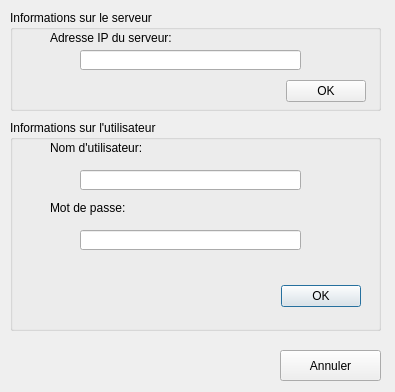
<?xml version="1.0" encoding="UTF-8"?>
<ui version="4.0">
 <class>login</class>
 <widget class="QDialog" name="login">
  <property name="geometry">
   <rect>
    <x>0</x>
    <y>0</y>
    <width>395</width>
    <height>392</height>
   </rect>
  </property>
  <property name="windowTitle">
   <string>Dialog</string>
  </property>
  <widget class="QGroupBox" name="gbLogin">
   <property name="geometry">
    <rect>
     <x>10</x>
     <y>120</y>
     <width>371</width>
     <height>211</height>
    </rect>
   </property>
   <property name="title">
    <string>Informations sur l'utilisateur</string>
   </property>
   <widget class="QLabel" name="lblMDP">
    <property name="geometry">
     <rect>
      <x>40</x>
      <y>80</y>
      <width>81</width>
      <height>16</height>
     </rect>
    </property>
    <property name="text">
     <string>Mot de passe:</string>
    </property>
   </widget>
   <widget class="QLabel" name="lblUtilisateur">
    <property name="geometry">
     <rect>
      <x>40</x>
      <y>20</y>
      <width>101</width>
      <height>16</height>
     </rect>
    </property>
    <property name="text">
     <string>Nom d'utilisateur:</string>
    </property>
   </widget>
   <widget class="QLineEdit" name="txtUtilisateur">
    <property name="geometry">
     <rect>
      <x>70</x>
      <y>50</y>
      <width>221</width>
      <height>20</height>
     </rect>
    </property>
   </widget>
   <widget class="QLineEdit" name="txtMDP">
    <property name="geometry">
     <rect>
      <x>70</x>
      <y>110</y>
      <width>221</width>
      <height>20</height>
     </rect>
    </property>
   </widget>
   <widget class="QDialogButtonBox" name="btnboxUtilisateur">
    <property name="geometry">
     <rect>
      <x>10</x>
      <y>160</y>
      <width>341</width>
      <height>32</height>
     </rect>
    </property>
    <property name="orientation">
     <enum>Qt::Horizontal</enum>
    </property>
    <property name="standardButtons">
     <set>QDialogButtonBox::Ok</set>
    </property>
   </widget>
  </widget>
  <widget class="QPushButton" name="btnAnnuler">
   <property name="geometry">
    <rect>
     <x>280</x>
     <y>350</y>
     <width>101</width>
     <height>31</height>
    </rect>
   </property>
   <property name="text">
    <string>Annuler</string>
   </property>
  </widget>
  <widget class="QGroupBox" name="gbInfoServeur">
   <property name="geometry">
    <rect>
     <x>10</x>
     <y>10</y>
     <width>371</width>
     <height>101</height>
    </rect>
   </property>
   <property name="title">
    <string>Informations sur le serveur</string>
   </property>
   <widget class="QDialogButtonBox" name="btnboxServeur">
    <property name="geometry">
     <rect>
      <x>200</x>
      <y>70</y>
      <width>156</width>
      <height>23</height>
     </rect>
    </property>
    <property name="standardButtons">
     <set>QDialogButtonBox::Ok</set>
    </property>
   </widget>
   <widget class="QLabel" name="lblIPServeur">
    <property name="geometry">
     <rect>
      <x>40</x>
      <y>20</y>
      <width>151</width>
      <height>16</height>
     </rect>
    </property>
    <property name="text">
     <string>Adresse IP du serveur:</string>
    </property>
   </widget>
   <widget class="QLineEdit" name="txtIPServeur">
    <property name="geometry">
     <rect>
      <x>70</x>
      <y>40</y>
      <width>221</width>
      <height>20</height>
     </rect>
    </property>
   </widget>
  </widget>
 </widget>
 <resources/>
 <connections>
  <connection>
   <sender>btnboxUtilisateur</sender>
   <signal>accepted()</signal>
   <receiver>login</receiver>
   <slot>accept()</slot>
   <hints>
    <hint type="sourcelabel">
     <x>248</x>
     <y>254</y>
    </hint>
    <hint type="destinationlabel">
     <x>157</x>
     <y>274</y>
    </hint>
   </hints>
  </connection>
  <connection>
   <sender>btnboxUtilisateur</sender>
   <signal>rejected()</signal>
   <receiver>login</receiver>
   <slot>reject()</slot>
   <hints>
    <hint type="sourcelabel">
     <x>316</x>
     <y>260</y>
    </hint>
    <hint type="destinationlabel">
     <x>286</x>
     <y>274</y>
    </hint>
   </hints>
  </connection>
 </connections>
</ui>
